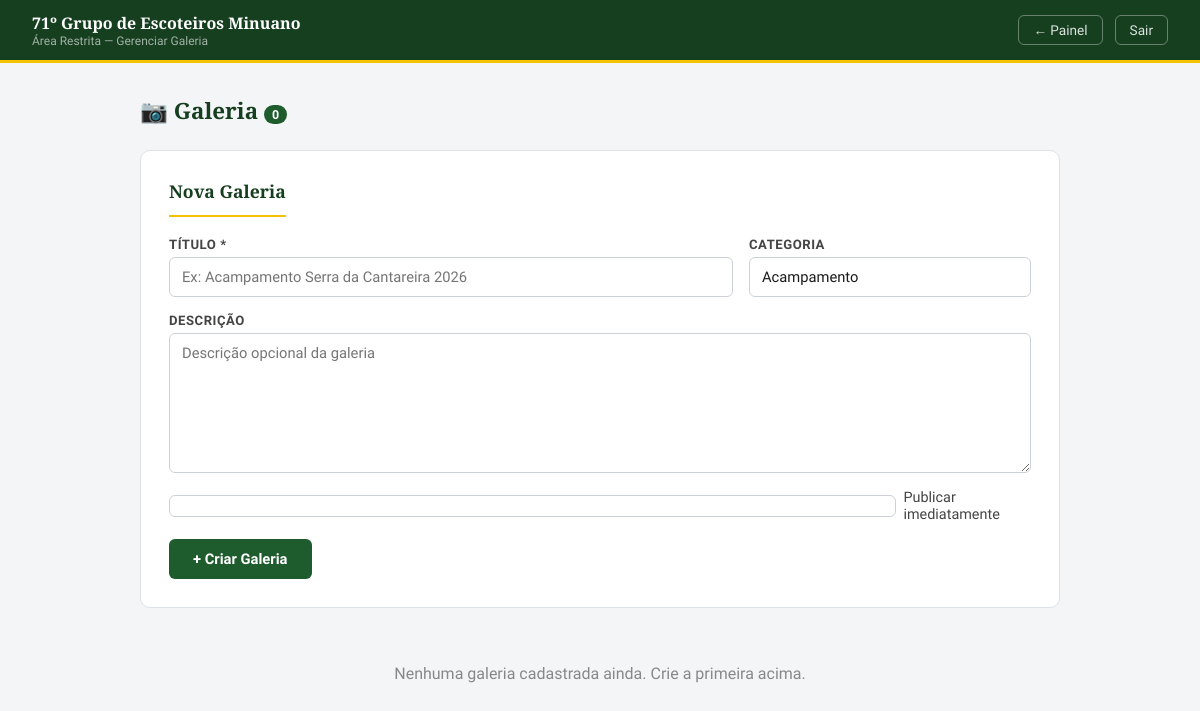
Before: /admin/galeria.php (signed in) with the older database file.
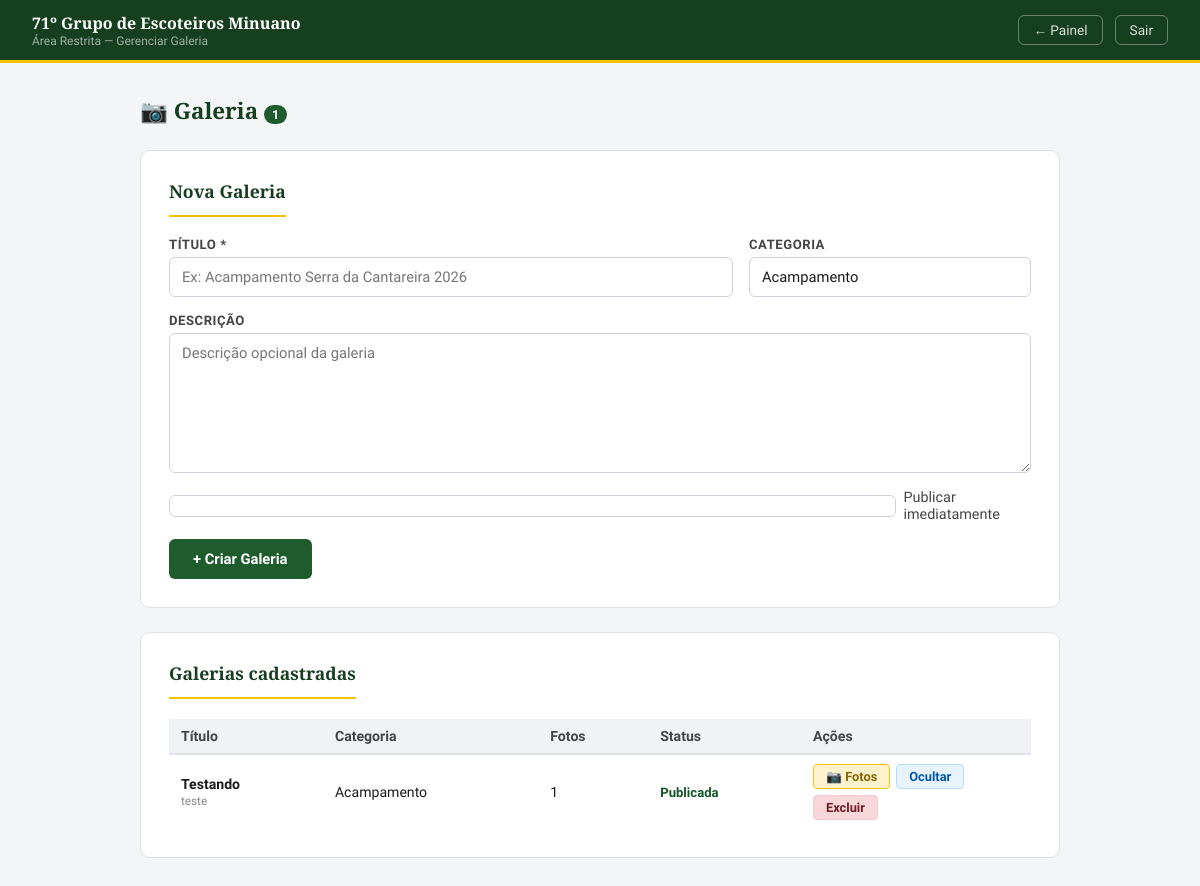
After: the same page with the newer database file.
### tables this page shows
CREATE TABLE `galerias` (
  `id` int(10) UNSIGNED NOT NULL,
  `titulo` varchar(200) NOT NULL,
  `descricao` text DEFAULT NULL,
  `tipo` enum('acampamento','reuniao','evento','servico','outro') NOT NULL DEFAULT 'outro',
  `atividade_id` int(10) UNSIGNED DEFAULT NULL,
  `capa_url` varchar(255) DEFAULT NULL,
  `publicado` tinyint(1) NOT NULL DEFAULT 0,
  `created_at` datetime NOT NULL DEFAULT current_timestamp(),
  `updated_at` datetime NOT NULL DEFAULT current_timestamp() ON UPDATE current_timestamp()
);

### admin/galeria.php (the view, shortened to what this page needs)
<?php
$db = getDB();
$galerias = $db->query("
    SELECT g.*, COUNT(f.id) AS total_fotos
    FROM galerias g
    LEFT JOIN fotos f ON f.galeria_id = g.id
    GROUP BY g.id
    ORDER BY g.created_at DESC
")->fetchAll();
$tipos = [
    'acampamento' => 'Acampamento',
    'reuniao'     => 'Reunião',
    'evento'      => 'Evento',
    'servico'     => 'Serviço',
    'outro'       => 'Outro',
];
?>
<!DOCTYPE html>
<html lang="pt-BR">
<head>
  <link rel="stylesheet" href="../assets/css/main.css">
  <link rel="stylesheet" href="../assets/css/admin.css">
</head>
<body>
  <div class="topo">
    <div class="topo-texto">
      <h1>71º Grupo de Escoteiros Minuano</h1>
      <p>Área Restrita — Gerenciar Galeria</p>
    </div>
    <div class="topo-direita">
      <a href="../dashboard.php" class="btn-voltar">← Painel</a>
      <a href="../logout.php" class="btn-sair">Sair</a>
    </div>
  </div>
  <div class="admin-wrap">
    <div class="admin-topbar">
      <h2>📷 Galeria <span class="badge-count"><?= count($galerias) ?></span></h2>
    </div>
    <div class="card">
      <h2>Nova Galeria</h2>
      <form method="POST" action="galeria_action.php">
        <div class="form-row">
          <div class="form-group" style="flex:2">
            <label>Título *</label>
            <input type="text" name="titulo" required placeholder="Ex: Acampamento Serra da Cantareira 2026">
          </div>
          <div class="form-group" style="flex:1">
            <label>Categoria</label>
            <select name="tipo">
              <?php foreach ($tipos as $v => $l): ?>
                <option value="<?= $v ?>"><?= $l ?></option>
              <?php endforeach; ?>
            </select>
          </div>
        </div>
        <div class="form-group">
          <label>Descrição</label>
          <textarea name="descricao" rows="2" placeholder="Descrição opcional da galeria"></textarea>
        </div>
        <div class="form-group" style="flex-direction:row;align-items:center;gap:8px">
          <input type="checkbox" name="publicado" id="publicado" value="1">
          <label for="publicado" style="text-transform:none;letter-spacing:0;font-size:.9rem;font-weight:400">Publicar imediatamente</label>
        </div>
        <button type="submit" class="btn-primary">+ Criar Galeria</button>
      </form>
    </div>
    <?php if ($galerias): ?>
    <div class="card">
      <h2>Galerias cadastradas</h2>
      <table class="doc-table">
        <thead>
          <tr>
            <th>Título</th>
            <th>Categoria</th>
            <th>Fotos</th>
            <th>Status</th>
            <th style="width:230px">Ações</th>
          </tr>
        </thead>
        <tbody>
          <?php foreach ($galerias as $g): ?>
          <tr>
            <td>
              <strong><?= htmlspecialchars($g['titulo']) ?></strong>
              <?php if ($g['descricao']): ?>
                <br><small style="color:#888"><?= htmlspecialchars(mb_strimwidth($g['descricao'], 0, 60, '…')) ?></small>
              <?php endif; ?>
            </td>
            <td><?= htmlspecialchars($tipos[$g['tipo']] ?? $g['tipo']) ?></td>
            <td><?= $g['total_fotos'] ?></td>
            <td>
              <?php if ($g['publicado']): ?>
                <span style="color:#155724;font-weight:700;font-size:.82rem">Publicada</span>
              <?php else: ?>
                <span class="badge-inativo">Rascunho</span>
              <?php endif; ?>
            </td>
            <td>
              <div class="actions">
                <a href="galeria-fotos.php?id=<?= $g['id'] ?>" class="btn-sm btn-warning">📷 Fotos</a>
                <a href="galeria_action.php?acao=toggle_publicado&id=<?= $g['id'] ?>"
                   class="btn-sm" style="background:#e8f4fd;color:#0056b3;border-color:#b8daff">
                  <?= $g['publicado'] ? 'Ocultar' : 'Publicar' ?>
                </a>
                <form method="POST" action="galeria_action.php" style="display:inline"
                      onsubmit="return confirm('Excluir a galeria e todas as fotos?')">
                  <button type="submit" class="btn-sm btn-danger">Excluir</button>
                </form>
              </div>
            </td>
          </tr>
          <?php endforeach; ?>
        </tbody>
      </table>
    </div>
    <?php else: ?>
      <p style="color:#888;text-align:center;padding:32px 0">Nenhuma galeria cadastrada ainda. Crie a primeira acima.</p>
    <?php endif; ?>
  </div>
</body>
</html>

Changed rows visible on the page:
added galerias: titulo "Testando", descricao "teste", tipo "Acampamento", total_fotos "1", publicado "Publicada"
Other visible differences:
count($galerias): "0" → "1"
text no longer shown: "Nenhuma galeria cadastrada ainda. Crie a primeira acima."
text now shown: "Galerias cadastradas Título Categoria Fotos Status Ações"
